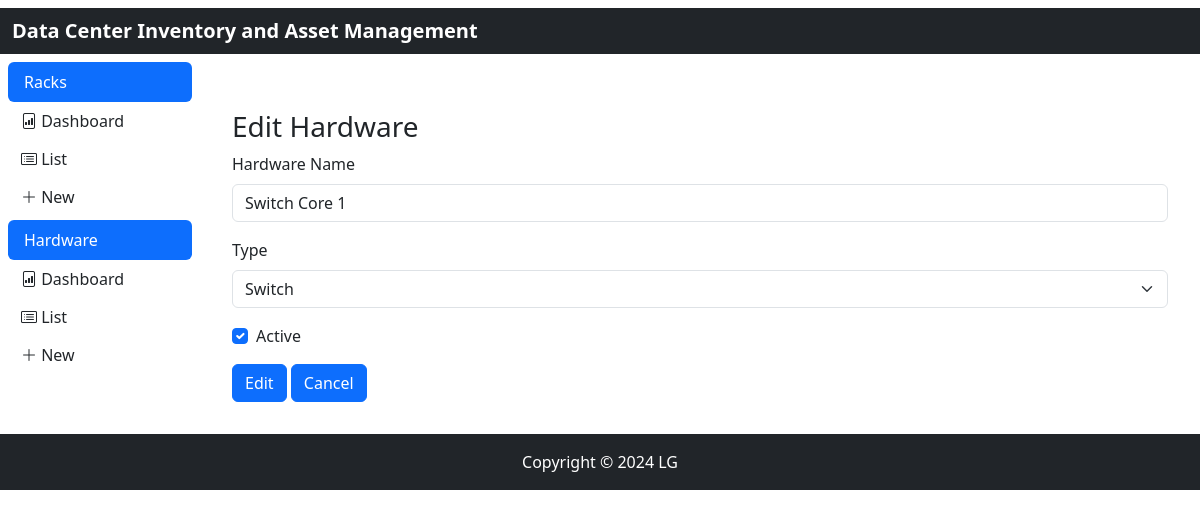
/hardware/edit/3, run on an earlier commit of the app's database.
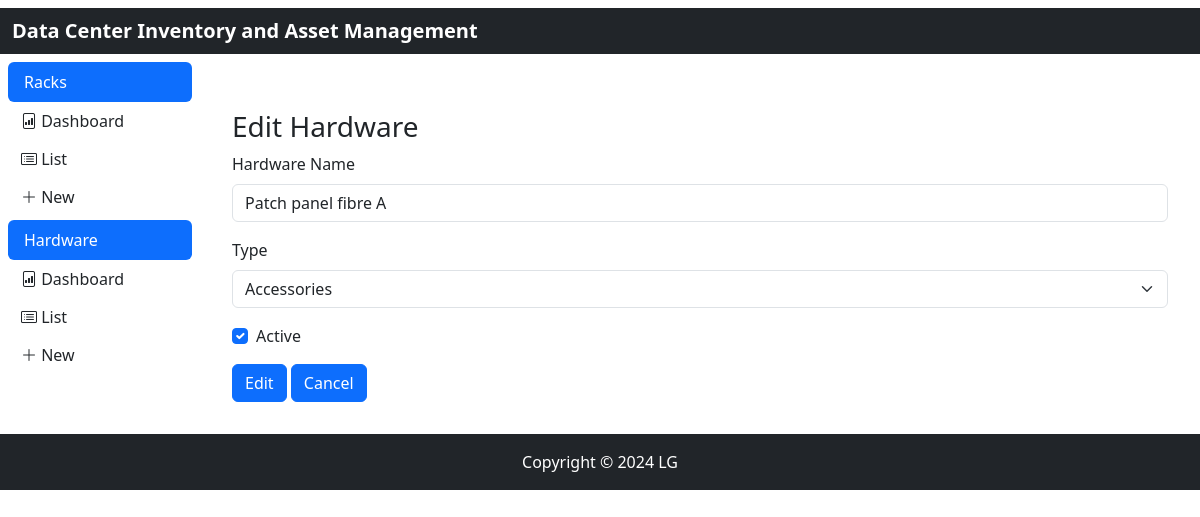
And on a later commit of the database.
### models.py (models this page shows)
class TimeMixin(object):
    created: Mapped[Optional[datetime]] = mapped_column(DateTime, nullable=False, default=datetime.now(timezone.utc))
    updated: Mapped[Optional[datetime]] = mapped_column(DateTime, nullable=True, default=datetime.now(timezone.utc), onupdate=datetime.now(timezone.utc))
    deleted: Mapped[Optional[datetime]] = mapped_column(DateTime, nullable=True, default=datetime.now(timezone.utc))
    active: Mapped[Optional[bool]] = mapped_column(Boolean, nullable=True, default=True)

class Hardware(TimeMixin, db.Model):
    __tablename__ = 'hardware'
    id: Mapped[int] = mapped_column(primary_key=True)
    name: Mapped[str] = mapped_column(String(50))
    type: Mapped[str] = mapped_column(String(50))
    hardware_unit: Mapped[List['UnitHardware']] = relationship('UnitHardware', uselist=True, back_populates='hardware')

### app/hardware/routes.py (the view)
@hardware.route('/edit/<int:hardware_id>', methods=['GET', 'POST'])
def edit(hardware_id):
    hardware = Hardware.query.get(hardware_id)
    form = EditHardwareForm(obj=hardware)
    if form.validate_on_submit():
        if form.submit.data:
            form.populate_obj(hardware)
            db.session.commit()
            flash(f'Hardware {hardware.name} (id: {hardware.id}) was updated!')
        return redirect(url_for('hardware_bp.list'))
    return render_template('hardware/edit.html', title="Edit Hardware", form=form)
    pass

### app/hardware/forms.py
class EditHardwareForm(FlaskForm):
    name = StringField('Hardware Name', validators=[DataRequired()])
    type = SelectField('Type', choices=[('', ''), ('Server', 'Server'), ('Switch', 'Switch'), ('Router', 'Router'), ('SAN/NAS', 'SAN/NAS'),
                                        ('Firewall', 'Firewall'), ('Accessories', 'Accessories'), ('Patch Panel', 'Patch Panel'),
                                        ('Other', 'Other')])
    active = BooleanField('Active', default=True)
    submit = SubmitField('Edit')
    supress = SubmitField('Cancel')

### app/hardware/templates/hardware/edit.html
{% extends "hardware/index.html" %}
{% from "bootstrap5/form.html" import render_form %}
{% block content %}
    <div class="container mt-5">
        <h3>{{ title}}</h3>
        {{ render_form(form) }}
    </div>
{%  endblock %}

What changed in the data, as far as the page shows it:
changed Hardware: name "Switch Core 1" → "Patch panel fibre A"; type "Switch" → "Accessories"
